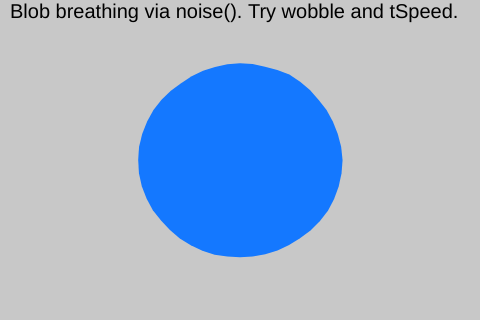
Frame 1 (no input)
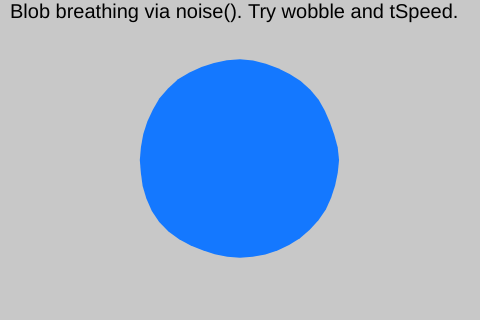
Frame 60 (no input)
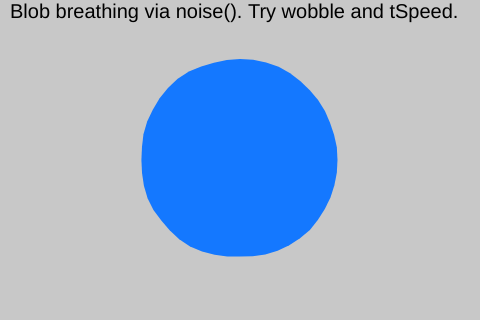
Frame 120 (the mouse pressed at the canvas centre since frame 60)

The p5.js sketch that drew these frames (run headless with seeded random() and noise() and a simulated clock; from frame 60 on, the mouse is pressed at the canvas centre):

// p5.js sketch
// ── sketch.js
// Object representing a soft animated blob
let blob = {
  // Position of the blob (centre of the shape)
  x: 240,
  y: 160, // centre of the canvas

  // Base size and shape resolution
  r: 100, // Base radius of the blob
  points: 48, // Number of vertices around the circle (higher = smoother)

  // Shape deformation settings
  wobble: 8, // Maximum amount the edge can move in or out
  wobbleFreq: 0.8, // Controls how lumpy or smooth the blob looks

  // Time values for animation
  t: 0, // Time input for noise()
  tSpeed: 0.01, // How fast the blob "breathes"
};

function setup() {
  createCanvas(480, 320);
  noStroke();

  // Text settings for on-screen instructions
  textFont("sans-serif");
  textSize(20);
}

function draw() {
  background(200);

  // --- Animate over time ---
  // Increment time so noise() changes smoothly every frame
  blob.t += blob.tSpeed;

  // --- Draw the blob ---
  // We draw a circle made of many points,
  // then push each point in or out using Perlin noise
  fill(20, 120, 255);
  beginShape();

  // Loop once around the circle
  for (let i = 0; i < blob.points; i++) {
    // Angle around the circle (0 → TAU)
    const a = (i / blob.points) * TAU;

    // Sample Perlin noise using:
    // - direction (cos/sin of angle)
    // - time (blob.t) for animation
    const n = noise(
      cos(a) * blob.wobbleFreq + 100,
      sin(a) * blob.wobbleFreq + 100,
      blob.t,
    );

    // Convert noise value (0–1) into a radius offset
    const r = blob.r + map(n, 0, 1, -blob.wobble, blob.wobble);

    // Convert polar coordinates (angle + radius)
    // into screen coordinates (x, y)
    vertex(blob.x + cos(a) * r, blob.y + sin(a) * r);
  }

  // Close the shape to form a solid blob
  endShape(CLOSE);

  // --- On-screen tip for experimentation ---
  fill(0);
  text("Blob breathing via noise(). Try wobble and tSpeed.", 10, 18);
}
